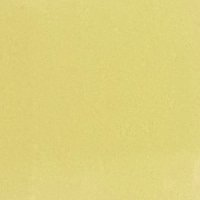
%> input picture Images/0.5ml.jpg, 200 x 200 px
$ octave --eval "result = table2(imread('../Images/0.5ml.jpg'));"   (GNU Octave 9; MATLAB toolbox functions it lacks are replaced by stand-ins)
%> lines starting %> are read from the running program, lines starting %| are printed output that depends on the picture
function ta=table2(img)

img=im2double(img);
img_gr=rgb2gray(img);
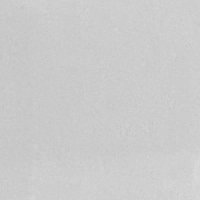
%> img_gr: size 200x200 double; min 0.764, max 0.857, mean 0.8
green = img(:,:,3);
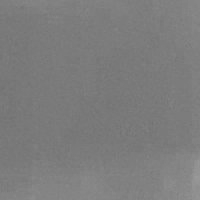
%> green: size 200x200 double; min 0.443, max 0.604, mean 0.489

s_gr=size(img_gr);
%> s_gr = [200 200]
sg = size(green);
%> sg = [200 200]

mg = 0;

for i=1:sg(1)
    for j=1:sg(2)
        mg=mg+green(i,j);
    end
end
%> after the loop, mg = 19540.2

m_gr=0;
for i=1:s_gr(1)
    for j=1:s_gr(2)
      m_gr=m_gr+img_gr(i);
    end
end
%> after the loop, m_gr = 31524.7

ag=mg/(sg(1)*sg(2));
%> ag = 0.489
a_gr=m_gr/(s_gr(1)*s_gr(2));
%> a_gr = 0.788

rog=ceil(ag*255);
%> rog = 125
r_gr=ceil(a_gr*255);
%> r_gr = 201
%> `result = table2(imread('../Images/0.5ml.jpg'));`: result = [130 54]

ta(1)=255-rog;
ta(2)=255-r_gr;

$ run again, on Images/1ml.jpg
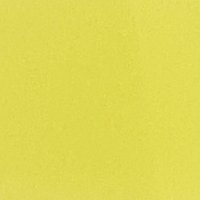
%> input picture Images/1ml.jpg, 200 x 200 px
%> in table2, `green = img(:,:,3);`:
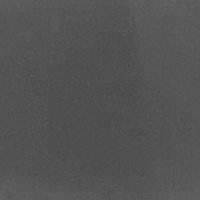
%> green: size 200x200 double; min 0.278, max 0.392, mean 0.329
%> after the loop in table2, `for i=1:sg(1)`: mg = 13153.5
%> after the loop in table2, `for i=1:s_gr(1)`: m_gr = 31884.9
%> ag = 0.329
%> a_gr = 0.797
%> rog = 84
%> r_gr = 204
%> result = [171 51]
